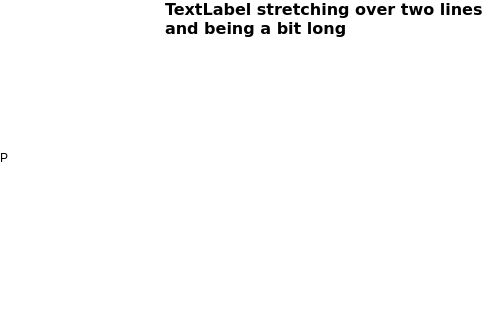
<ui version="4.0" >
 <class>WizardExtShellWin</class>
 <widget class="QWidget" name="WizardExtShellWin" >
  <property name="geometry" >
   <rect>
    <x>0</x>
    <y>0</y>
    <width>494</width>
    <height>315</height>
   </rect>
  </property>
  <property name="sizePolicy" >
   <sizepolicy vsizetype="Fixed" hsizetype="Fixed" >
    <horstretch>0</horstretch>
    <verstretch>0</verstretch>
   </sizepolicy>
  </property>
  <property name="minimumSize" >
   <size>
    <width>494</width>
    <height>315</height>
   </size>
  </property>
  <property name="maximumSize" >
   <size>
    <width>494</width>
    <height>315</height>
   </size>
  </property>
  <property name="palette" >
   <palette>
    <active>
     <colorrole role="Base" >
      <brush brushstyle="SolidPattern" >
       <color alpha="255" >
        <red>255</red>
        <green>255</green>
        <blue>255</blue>
       </color>
      </brush>
     </colorrole>
     <colorrole role="Window" >
      <brush brushstyle="SolidPattern" >
       <color alpha="255" >
        <red>255</red>
        <green>255</green>
        <blue>255</blue>
       </color>
      </brush>
     </colorrole>
    </active>
    <inactive>
     <colorrole role="Base" >
      <brush brushstyle="SolidPattern" >
       <color alpha="255" >
        <red>255</red>
        <green>255</green>
        <blue>255</blue>
       </color>
      </brush>
     </colorrole>
     <colorrole role="Window" >
      <brush brushstyle="SolidPattern" >
       <color alpha="255" >
        <red>255</red>
        <green>255</green>
        <blue>255</blue>
       </color>
      </brush>
     </colorrole>
    </inactive>
    <disabled>
     <colorrole role="Base" >
      <brush brushstyle="SolidPattern" >
       <color alpha="255" >
        <red>255</red>
        <green>255</green>
        <blue>255</blue>
       </color>
      </brush>
     </colorrole>
     <colorrole role="Window" >
      <brush brushstyle="SolidPattern" >
       <color alpha="255" >
        <red>255</red>
        <green>255</green>
        <blue>255</blue>
       </color>
      </brush>
     </colorrole>
    </disabled>
   </palette>
  </property>
  <property name="windowTitle" >
   <string>Form</string>
  </property>
  <layout class="QHBoxLayout" >
   <property name="spacing" >
    <number>0</number>
   </property>
   <property name="leftMargin" >
    <number>0</number>
   </property>
   <property name="topMargin" >
    <number>0</number>
   </property>
   <property name="rightMargin" >
    <number>0</number>
   </property>
   <property name="bottomMargin" >
    <number>0</number>
   </property>
   <item>
    <widget class="QLabel" name="watermarkLabel" >
     <property name="sizePolicy" >
      <sizepolicy vsizetype="Fixed" hsizetype="Fixed" >
       <horstretch>0</horstretch>
       <verstretch>0</verstretch>
      </sizepolicy>
     </property>
     <property name="minimumSize" >
      <size>
       <width>165</width>
       <height>315</height>
      </size>
     </property>
     <property name="maximumSize" >
      <size>
       <width>165</width>
       <height>315</height>
      </size>
     </property>
     <property name="text" >
      <string>P</string>
     </property>
    </widget>
   </item>
   <item>
    <layout class="QVBoxLayout" >
     <property name="spacing" >
      <number>0</number>
     </property>
     <property name="leftMargin" >
      <number>0</number>
     </property>
     <property name="topMargin" >
      <number>0</number>
     </property>
     <property name="rightMargin" >
      <number>0</number>
     </property>
     <property name="bottomMargin" >
      <number>0</number>
     </property>
     <item>
      <widget class="QLabel" name="headerLabel" >
       <property name="sizePolicy" >
        <sizepolicy vsizetype="Preferred" hsizetype="Fixed" >
         <horstretch>0</horstretch>
         <verstretch>0</verstretch>
        </sizepolicy>
       </property>
       <property name="minimumSize" >
        <size>
         <width>329</width>
         <height>45</height>
        </size>
       </property>
       <property name="maximumSize" >
        <size>
         <width>329</width>
         <height>400</height>
        </size>
       </property>
       <property name="font" >
        <font>
         <family>Verdana</family>
         <pointsize>12</pointsize>
         <weight>75</weight>
         <italic>false</italic>
         <bold>true</bold>
        </font>
       </property>
       <property name="text" >
        <string>TextLabel stretching over two lines and being a bit long</string>
       </property>
       <property name="alignment" >
        <set>Qt::AlignLeading|Qt::AlignLeft|Qt::AlignTop</set>
       </property>
       <property name="wordWrap" >
        <bool>true</bool>
       </property>
       <property name="margin" >
        <number>16</number>
       </property>
       <property name="indent" >
        <number>0</number>
       </property>
      </widget>
     </item>
    </layout>
   </item>
  </layout>
 </widget>
 <resources/>
 <connections/>
</ui>
